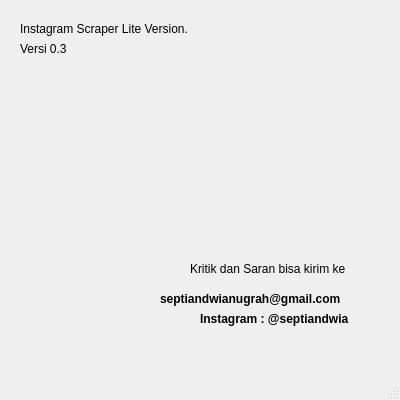
<?xml version="1.0" encoding="UTF-8"?>
<ui version="4.0">
 <class>MainWindow</class>
 <widget class="QMainWindow" name="MainWindow">
  <property name="geometry">
   <rect>
    <x>0</x>
    <y>0</y>
    <width>400</width>
    <height>400</height>
   </rect>
  </property>
  <property name="windowTitle">
   <string>MainWindow</string>
  </property>
  <widget class="QWidget" name="centralwidget">
   <widget class="QLabel" name="label">
    <property name="geometry">
     <rect>
      <x>20</x>
      <y>20</y>
      <width>331</width>
      <height>17</height>
     </rect>
    </property>
    <property name="text">
     <string>Instagram Scraper Lite Version.</string>
    </property>
   </widget>
   <widget class="QLabel" name="label_2">
    <property name="geometry">
     <rect>
      <x>20</x>
      <y>50</y>
      <width>331</width>
      <height>17</height>
     </rect>
    </property>
    <property name="text">
     <string/>
    </property>
   </widget>
   <widget class="QLabel" name="label_3">
    <property name="geometry">
     <rect>
      <x>20</x>
      <y>40</y>
      <width>331</width>
      <height>17</height>
     </rect>
    </property>
    <property name="text">
     <string>Versi 0.3</string>
    </property>
   </widget>
   <widget class="QLabel" name="label_4">
    <property name="geometry">
     <rect>
      <x>190</x>
      <y>260</y>
      <width>201</width>
      <height>17</height>
     </rect>
    </property>
    <property name="text">
     <string>Kritik dan Saran bisa kirim ke</string>
    </property>
   </widget>
   <widget class="QLabel" name="label_5">
    <property name="geometry">
     <rect>
      <x>160</x>
      <y>290</y>
      <width>221</width>
      <height>17</height>
     </rect>
    </property>
    <property name="font">
     <font>
      <weight>75</weight>
      <bold>true</bold>
     </font>
    </property>
    <property name="text">
     <string>septiandwianugrah@gmail.com</string>
    </property>
   </widget>
   <widget class="QLabel" name="label_6">
    <property name="geometry">
     <rect>
      <x>200</x>
      <y>310</y>
      <width>221</width>
      <height>17</height>
     </rect>
    </property>
    <property name="font">
     <font>
      <weight>75</weight>
      <bold>true</bold>
     </font>
    </property>
    <property name="text">
     <string>Instagram : @septiandwia</string>
    </property>
   </widget>
   <widget class="QLabel" name="label_7">
    <property name="geometry">
     <rect>
      <x>60</x>
      <y>70</y>
      <width>281</width>
      <height>181</height>
     </rect>
    </property>
    <property name="text">
     <string/>
    </property>
    <property name="pixmap">
     <pixmap>logo-ig-scraper.jpg</pixmap>
    </property>
    <property name="scaledContents">
     <bool>true</bool>
    </property>
    <property name="wordWrap">
     <bool>false</bool>
    </property>
   </widget>
  </widget>
  <widget class="QMenuBar" name="menubar">
   <property name="geometry">
    <rect>
     <x>0</x>
     <y>0</y>
     <width>400</width>
     <height>22</height>
    </rect>
   </property>
  </widget>
  <widget class="QStatusBar" name="statusbar"/>
 </widget>
 <resources/>
 <connections/>
</ui>
